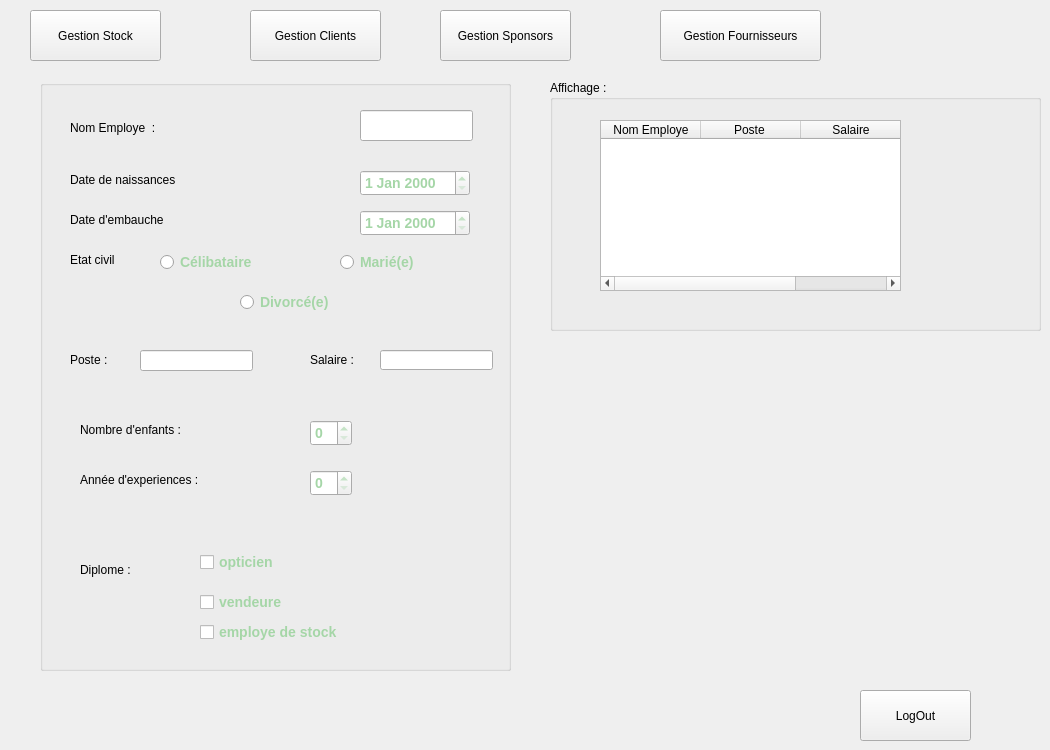
    <widget class="QWidget" name="page_3">
     <property name="styleSheet">
      <string notr="true">&lt;property name=&quot;styleSheet&quot;&gt;
&lt;string notr=&quot;true&quot;&gt;/* Thème Bleu Foncé Élégant */

QMainWindow {
    background: qlineargradient(x1:0, y1:0, x2:0, y2:1,
                                stop:0 #2C3E50, stop:1 #34495E);
}

QLabel {
    font-size: 14px;
    font-weight: bold;
    color: #ECF0F1;
}

QLineEdit {
    border: 1px solid #566573;
    border-radius: 6px;
    padding: 8px;
    background-color: #2C3E50;
    color: #ECF0F1;
    font-size: 14px;
}
QLineEdit:focus {
    border: 2px solid #3498DB;
    background-color: #34495E;
}

QPushButton {
    background: qlineargradient(x1:0, y1:0, x2:0, y2:1,
                                stop:0 #3498DB, stop:1 #2980B9);
    color: white;
    border-radius: 8px;
    padding: 10px 20px;
    font-weight: bold;
    font-size: 14px;
    border: none;
}
QPushButton:hover {
    background: qlineargradient(x1:0, y1:0, x2:0, y2:1,
                                stop:0 #2980B9, stop:1 #2471A3);
}
QPushButton:pressed {
    background: qlineargradient(x1:0, y1:0, x2:0, y2:1,
                                stop:0 #2471A3, stop:1 #1B4F72);
}

QTableWidget {
    background-color: #2C3E50;
    border: 1px solid #566573;
    gridline-color: #566573;
    selection-background-color: #3498DB;
    selection-color: white;
    color: #ECF0F1;
    font-size: 13px;
}
QHeaderView::section {
    background-color: #3498DB;
    color: white;
    font-weight: bold;
    padding: 10px;
    border: none;
}

QGroupBox {
    border: 2px solid #3498DB;
    border-radius: 8px;
    margin-top: 10px;
    padding: 15px;
    font-weight: bold;
    color: #3498DB;
    background-color: rgba(52, 73, 94, 0.7);
}
QGroupBox::title {
    subcontrol-origin: margin;
    subcontrol-position: top left;
    padding: 5px 10px;
    background-color: #3498DB;
    color: white;
    border-radius: 4px;
}&lt;/string&gt;
&lt;/property&gt;</string>
     </property>
     <widget class="QPushButton" name="btnGestionStock_Page_Employes">
      <property name="geometry">
       <rect>
        <x>30</x>
        <y>10</y>
        <width>131</width>
        <height>51</height>
       </rect>
      </property>
      <property name="text">
       <string>Gestion Stock</string>
      </property>
     </widget>
     <widget class="QPushButton" name="btnGestionClients_Page_Employes">
      <property name="geometry">
       <rect>
        <x>250</x>
        <y>10</y>
        <width>131</width>
        <height>51</height>
       </rect>
      </property>
      <property name="text">
       <string>Gestion Clients</string>
      </property>
     </widget>
     <widget class="QLineEdit" name="lineEdit_16">
      <property name="geometry">
       <rect>
        <x>360</x>
        <y>110</y>
        <width>113</width>
        <height>31</height>
       </rect>
      </property>
     </widget>
     <widget class="QPushButton" name="btnGestionSponsors_Page_Employes">
      <property name="geometry">
       <rect>
        <x>440</x>
        <y>10</y>
        <width>131</width>
        <height>51</height>
       </rect>
      </property>
      <property name="text">
       <string>Gestion Sponsors</string>
      </property>
     </widget>
     <widget class="QLabel" name="label_17">
      <property name="geometry">
       <rect>
        <x>70</x>
        <y>120</y>
        <width>121</width>
        <height>16</height>
       </rect>
      </property>
      <property name="text">
       <string>Nom Employe  :</string>
      </property>
     </widget>
     <widget class="QLabel" name="label_18">
      <property name="geometry">
       <rect>
        <x>70</x>
        <y>170</y>
        <width>131</width>
        <height>20</height>
       </rect>
      </property>
      <property name="text">
       <string>Date de naissances</string>
      </property>
     </widget>
     <widget class="QDateEdit" name="dateEdit_3">
      <property name="geometry">
       <rect>
        <x>360</x>
        <y>170</y>
        <width>110</width>
        <height>26</height>
       </rect>
      </property>
      <property name="styleSheet">
       <string notr="true">font-size: 14px; font-weight: bold; color: #A5D6A7;</string>
      </property>
     </widget>
     <widget class="QLabel" name="label_19">
      <property name="geometry">
       <rect>
        <x>70</x>
        <y>250</y>
        <width>91</width>
        <height>20</height>
       </rect>
      </property>
      <property name="text">
       <string>Etat civil</string>
      </property>
     </widget>
     <widget class="QRadioButton" name="radioButton">
      <property name="geometry">
       <rect>
        <x>160</x>
        <y>250</y>
        <width>101</width>
        <height>24</height>
       </rect>
      </property>
      <property name="styleSheet">
       <string notr="true">font-size: 14px; font-weight: bold; color: #A5D6A7;
</string>
      </property>
      <property name="text">
       <string>Célibataire</string>
      </property>
     </widget>
     <widget class="QRadioButton" name="radioButton_2">
      <property name="geometry">
       <rect>
        <x>340</x>
        <y>250</y>
        <width>131</width>
        <height>24</height>
       </rect>
      </property>
      <property name="styleSheet">
       <string notr="true">font-size: 14px; font-weight: bold; color: #A5D6A7;

</string>
      </property>
      <property name="text">
       <string>Marié(e)</string>
      </property>
     </widget>
     <widget class="QRadioButton" name="radioButton_3">
      <property name="geometry">
       <rect>
        <x>240</x>
        <y>290</y>
        <width>131</width>
        <height>24</height>
       </rect>
      </property>
      <property name="styleSheet">
       <string notr="true">font-size: 14px; font-weight: bold; color: #A5D6A7;
</string>
      </property>
      <property name="text">
       <string>Divorcé(e)</string>
      </property>
     </widget>
     <widget class="QLabel" name="label_20">
      <property name="geometry">
       <rect>
        <x>80</x>
        <y>420</y>
        <width>131</width>
        <height>20</height>
       </rect>
      </property>
      <property name="text">
       <string>Nombre d'enfants :</string>
      </property>
     </widget>
     <widget class="QSpinBox" name="spinBox">
      <property name="geometry">
       <rect>
        <x>310</x>
        <y>420</y>
        <width>42</width>
        <height>26</height>
       </rect>
      </property>
      <property name="styleSheet">
       <string notr="true">font-size: 14px; font-weight: bold; color: #A5D6A7;</string>
      </property>
     </widget>
     <widget class="QLabel" name="label_21">
      <property name="geometry">
       <rect>
        <x>80</x>
        <y>470</y>
        <width>151</width>
        <height>20</height>
       </rect>
      </property>
      <property name="text">
       <string>Année d'experiences : </string>
      </property>
     </widget>
     <widget class="QSpinBox" name="spinBox_2">
      <property name="geometry">
       <rect>
        <x>310</x>
        <y>470</y>
        <width>42</width>
        <height>26</height>
       </rect>
      </property>
      <property name="styleSheet">
       <string notr="true">font-size: 14px; font-weight: bold; color: #A5D6A7;</string>
      </property>
     </widget>
     <widget class="QLabel" name="label_22">
      <property name="geometry">
       <rect>
        <x>80</x>
        <y>560</y>
        <width>91</width>
        <height>20</height>
       </rect>
      </property>
      <property name="text">
       <string>Diplome : </string>
      </property>
     </widget>
     <widget class="QCheckBox" name="checkBox">
      <property name="geometry">
       <rect>
        <x>200</x>
        <y>550</y>
        <width>91</width>
        <height>24</height>
       </rect>
      </property>
      <property name="styleSheet">
       <string notr="true">font-size: 14px; font-weight: bold; color: #A5D6A7;</string>
      </property>
      <property name="text">
       <string>opticien</string>
      </property>
     </widget>
     <widget class="QCheckBox" name="checkBox_3">
      <property name="geometry">
       <rect>
        <x>200</x>
        <y>590</y>
        <width>111</width>
        <height>24</height>
       </rect>
      </property>
      <property name="styleSheet">
       <string notr="true">font-size: 14px; font-weight: bold; color: #A5D6A7;</string>
      </property>
      <property name="text">
       <string>vendeure</string>
      </property>
     </widget>
     <widget class="QCheckBox" name="checkBox_2">
      <property name="geometry">
       <rect>
        <x>200</x>
        <y>620</y>
        <width>161</width>
        <height>24</height>
       </rect>
      </property>
      <property name="styleSheet">
       <string notr="true">font-size: 14px; font-weight: bold; color: #A5D6A7;</string>
      </property>
      <property name="text">
       <string>employe de stock</string>
      </property>
     </widget>
     <widget class="QLabel" name="label_25">
      <property name="geometry">
       <rect>
        <x>70</x>
        <y>210</y>
        <width>141</width>
        <height>20</height>
       </rect>
      </property>
      <property name="text">
       <string>Date d'embauche</string>
      </property>
     </widget>
     <widget class="QDateEdit" name="dateEdit_4">
      <property name="geometry">
       <rect>
        <x>360</x>
        <y>210</y>
        <width>110</width>
        <height>26</height>
       </rect>
      </property>
      <property name="styleSheet">
       <string notr="true">font-size: 14px; font-weight: bold; color: #A5D6A7;</string>
      </property>
     </widget>
     <widget class="QLabel" name="label_26">
      <property name="geometry">
       <rect>
        <x>70</x>
        <y>350</y>
        <width>63</width>
        <height>20</height>
       </rect>
      </property>
      <property name="text">
       <string>Poste :</string>
      </property>
     </widget>
     <widget class="QLabel" name="label_27">
      <property name="geometry">
       <rect>
        <x>310</x>
        <y>350</y>
        <width>63</width>
        <height>20</height>
       </rect>
      </property>
      <property name="text">
       <string>Salaire : </string>
      </property>
     </widget>
     <widget class="QLineEdit" name="lineEdit_17">
      <property name="geometry">
       <rect>
        <x>140</x>
        <y>350</y>
        <width>113</width>
        <height>21</height>
       </rect>
      </property>
     </widget>
     <widget class="QLineEdit" name="lineEdit_18">
      <property name="geometry">
       <rect>
        <x>380</x>
        <y>350</y>
        <width>113</width>
        <height>20</height>
       </rect>
      </property>
     </widget>
     <widget class="QPushButton" name="btnBack_Page_Employes">
      <property name="geometry">
       <rect>
        <x>860</x>
        <y>690</y>
        <width>111</width>
        <height>51</height>
       </rect>
      </property>
      <property name="text">
       <string>LogOut</string>
      </property>
     </widget>
     <widget class="QGroupBox" name="groupBox_10">
      <property name="geometry">
       <rect>
        <x>550</x>
        <y>80</y>
        <width>491</width>
        <height>251</height>
       </rect>
      </property>
      <property name="title">
       <string>Affichage : </string>
      </property>
      <widget class="QTableWidget" name="tableWidget_4">
       <property name="geometry">
        <rect>
         <x>50</x>
         <y>40</y>
         <width>301</width>
         <height>171</height>
        </rect>
       </property>
       <property name="columnCount">
        <number>3</number>
       </property>
       <column>
        <property name="text">
         <string>Nom Employe</string>
        </property>
       </column>
       <column>
        <property name="text">
         <string>Poste </string>
        </property>
       </column>
       <column>
        <property name="text">
         <string>Salaire</string>
        </property>
       </column>
      </widget>
     </widget>
     <widget class="QGroupBox" name="groupBox_11">
      <property name="geometry">
       <rect>
        <x>40</x>
        <y>80</y>
        <width>471</width>
        <height>591</height>
       </rect>
      </property>
      <property name="title">
       <string/>
      </property>
     </widget>
     <widget class="QPushButton" name="btnGestionFournisseurs_Page_Employes_2">
      <property name="geometry">
       <rect>
        <x>660</x>
        <y>10</y>
        <width>161</width>
        <height>51</height>
       </rect>
      </property>
      <property name="text">
       <string>Gestion Fournisseurs</string>
      </property>
     </widget>
     <zorder>groupBox_11</zorder>
     <zorder>btnGestionStock_Page_Employes</zorder>
     <zorder>btnGestionClients_Page_Employes</zorder>
     <zorder>lineEdit_16</zorder>
     <zorder>btnGestionSponsors_Page_Employes</zorder>
     <zorder>label_17</zorder>
     <zorder>label_18</zorder>
     <zorder>dateEdit_3</zorder>
     <zorder>label_19</zorder>
     <zorder>radioButton</zorder>
     <zorder>radioButton_2</zorder>
     <zorder>radioButton_3</zorder>
     <zorder>label_20</zorder>
     <zorder>spinBox</zorder>
     <zorder>label_21</zorder>
     <zorder>spinBox_2</zorder>
     <zorder>label_22</zorder>
     <zorder>checkBox</zorder>
     <zorder>checkBox_3</zorder>
     <zorder>checkBox_2</zorder>
     <zorder>label_25</zorder>
     <zorder>dateEdit_4</zorder>
     <zorder>label_26</zorder>
     <zorder>label_27</zorder>
     <zorder>lineEdit_17</zorder>
     <zorder>lineEdit_18</zorder>
     <zorder>btnBack_Page_Employes</zorder>
     <zorder>groupBox_10</zorder>
     <zorder>btnGestionFournisseurs_Page_Employes_2</zorder>
    </widget>
